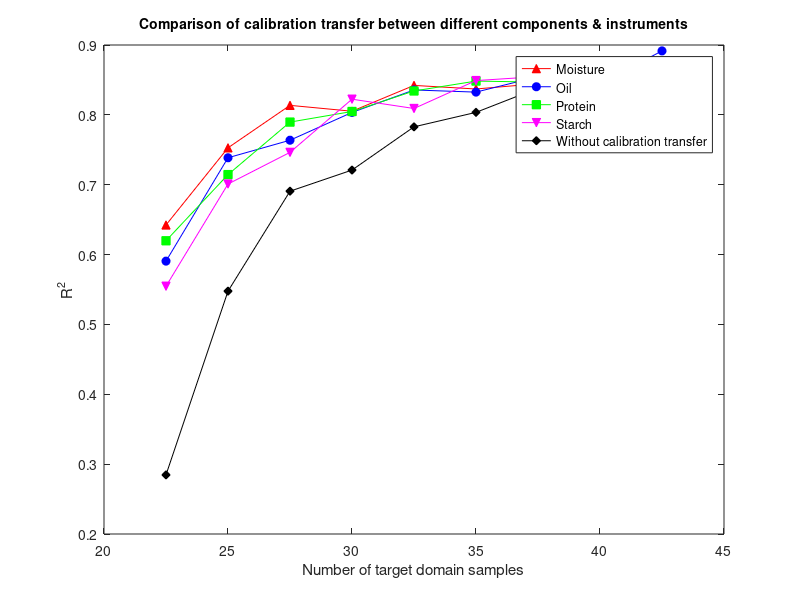

Recreate this plot in MATLAB.
clear all
clc

load moisture_protein.mat
A = r;
load oil_protein.mat
B = r;
load protein_protein.mat
C = r;
load starch_protein.mat
D = r;


figure
plot(A(:,1),'r-^','MarkerFaceColor','r')
hold on 
plot(B(:,1),'b-o','MarkerFaceColor','b')
hold on
plot(C(:,1),'g-s','MarkerFaceColor','g')
hold on
plot(D(:,1),'m-v','MarkerFaceColor','m')
hold on
plot(D(:,2),'k-d','MarkerFaceColor','k')

legend('Moisture','Oil','Protein','Starch','Without calibration transfer')
set(gca,'xticklabel',20:5:60)
xlabel('Number of target domain samples')
ylabel('R^2')
title('Comparison of calibration transfer between different components & instruments','fontsize',10)
